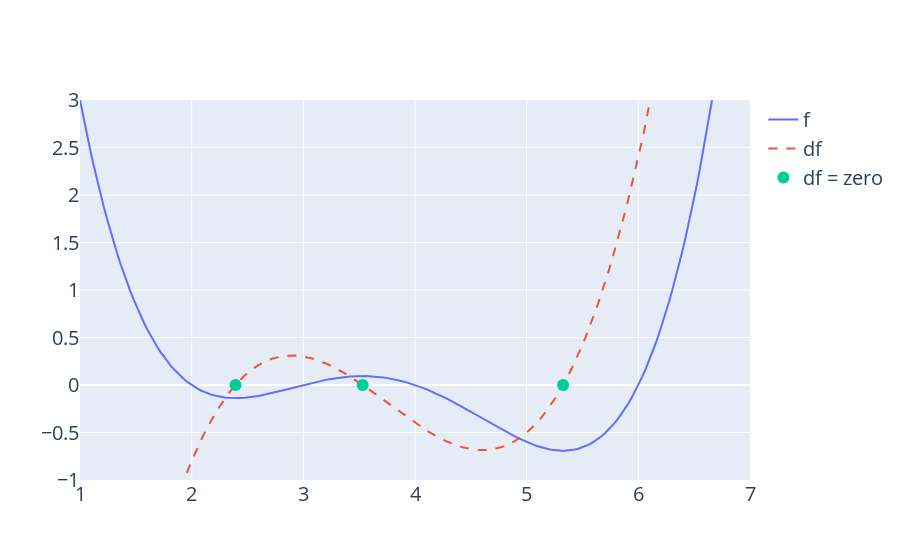

Write notebook code for a chart like this one.
### Markdown cell above
Instead of choosing all of our guesses ahead of time, we can instead start from a single guess and try to iteratively improve on our choice.

They key insight is this: If the derivative of the function is negative, that means the function is decreasing, so we should go to the right (i.e. pick a bigger x). If the derivative of the function is positive, that means the function is increasing, so we should go to the left (i.e. pick a smaller x).

Thus, the derivative tells us which way to go.

Desmos demo: https://www.desmos.com/calculator/twpnylu4lr

### Code cell
import plotly.graph_objects as go

def derivative_arbitrary(x):
    return (4*x**3 - 45*x**2 + 160*x - 180)/10


fig = go.Figure()
roots = np.array([2.3927, 3.5309, 5.3263])

fig.add_trace(go.Scatter(x = xs, y = arbitrary(xs),
                         mode = "lines", name = "f"))
fig.add_trace(go.Scatter(x = xs, y = derivative_arbitrary(xs),
                         mode = "lines", name = "df", line = {"dash": "dash"}))
fig.add_trace(go.Scatter(x = np.array(roots), y = 0*roots,
                         mode = "markers", name = "df = zero", marker_size = 12))
fig.update_layout(font_size = 20, yaxis_range=[-1, 3])
fig.show()

### Figure 1 — Plotly figure (JSON) as saved in the notebook; plotly's stock layout.template omitted (floating-point values rounded to 4 significant figures; data arrays with more than 128 entries replaced by an {"elided": "..."} marker saying what was removed)
{"data": [{"mode": "lines", "name": "f", "type": "scatter", "x": {"elided": "200 float values"}, "y": {"elided": "200 float values"}}, {"line": {"dash": "dash"}, "mode": "lines", "name": "df", "type": "scatter", "x": {"elided": "200 float values"}, "y": {"elided": "200 float values"}}, {"marker": {"size": 12}, "mode": "markers", "name": "df = zero", "type": "scatter", "x": [2.393, 3.531, 5.326], "y": [0, 0, 0]}], "layout": {"autosize": true, "font": {"size": 20}, "xaxis": {"autorange": true, "range": [1, 7], "type": "linear"}, "yaxis": {"range": [-1, 3], "type": "linear"}}}
